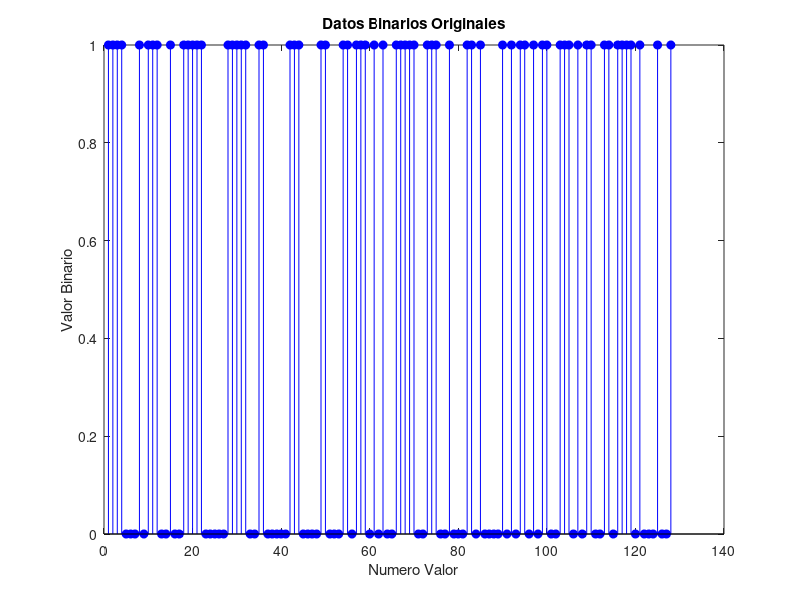
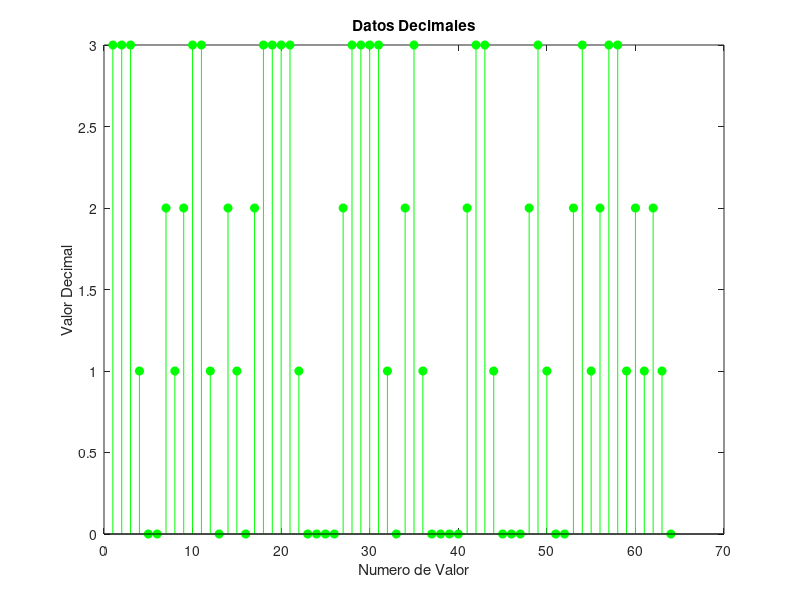
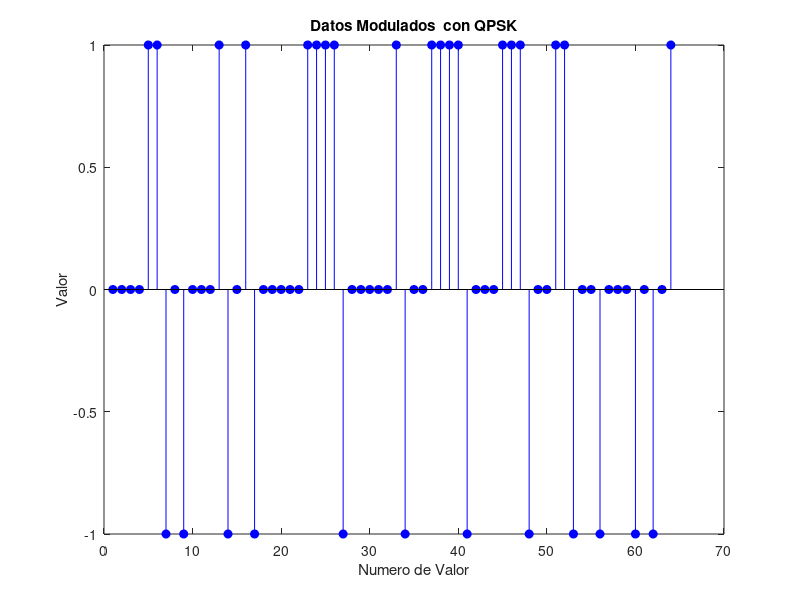
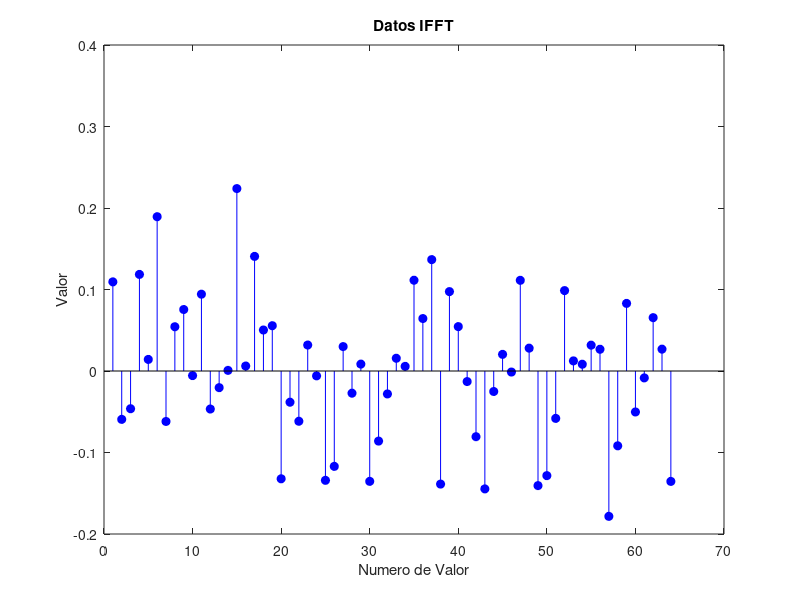

Write MATLAB code to recreate these figures, in order.
% Arroyo Auz Christian Xavier.
clc;
clear all;
close all;



% se obtiene datos aleatorios se necesitan 128 datos binarios para obtener 64 decimales
bin=round(rand(1,128));

%Se representa graficamente los datos que se encuentran de manera binaria
figure(1); 
stem(bin,'filled','b');
title('Datos Binarios Originales');
ylabel('Valor Binario');
xlabel('Numero Valor');
%Antes de usar el pskmod pasamos a un vector de 64 datos decimales
datosendecimal=zeros(1,64);
j=1;
for i=1:64
    datosendecimal(i)=(bin(j)*2^0)+(bin(j+1)*2^1);
    j=j+1;
end


%Graficando los datos decimales
figure(2);
stem(datosendecimal,'filled','green');
title('Datos Decimales');
ylabel('Valor Decimal');
xlabel('Numero de Valor');
datosmodulados=pskmod(datosendecimal,4);



%Se grafican los datos modulados
figure(3);
stem(datosmodulados,'filled','b');
title('Datos Modulados  con QPSK');
ylabel('Valor');
xlabel('Numero de Valor');
datosmodulados=reshape(datosmodulados,64/1,1);
ifftsubportadoras=ifft(datosmodulados);



%Graficamos los datos IFFT
figure(4);
stem(real(ifftsubportadoras),'filled','b');
title('Datos IFFT');
ylabel('Valor');
xlabel('Numero de Valor');
ifftprefijo=zeros(80,1);
j=1;
for i=48:64
    ifftprefijo(j)=ifftsubportadoras(i);
    j=j+1;
end



%Graficamos los datos con el prefijo
figure(5);
stem(ifftprefijo,'filled','red');
title('Datos Prefijo');
xlabel('Numero de valor');
ylabel('Valor');